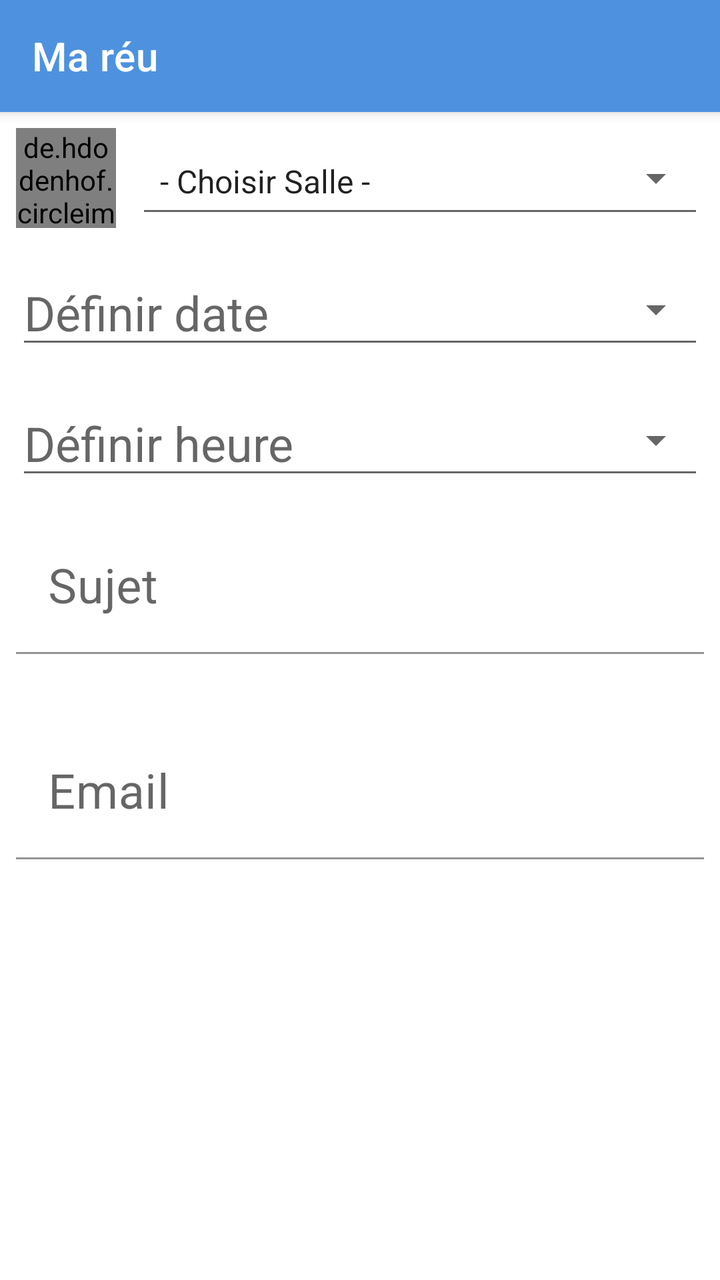
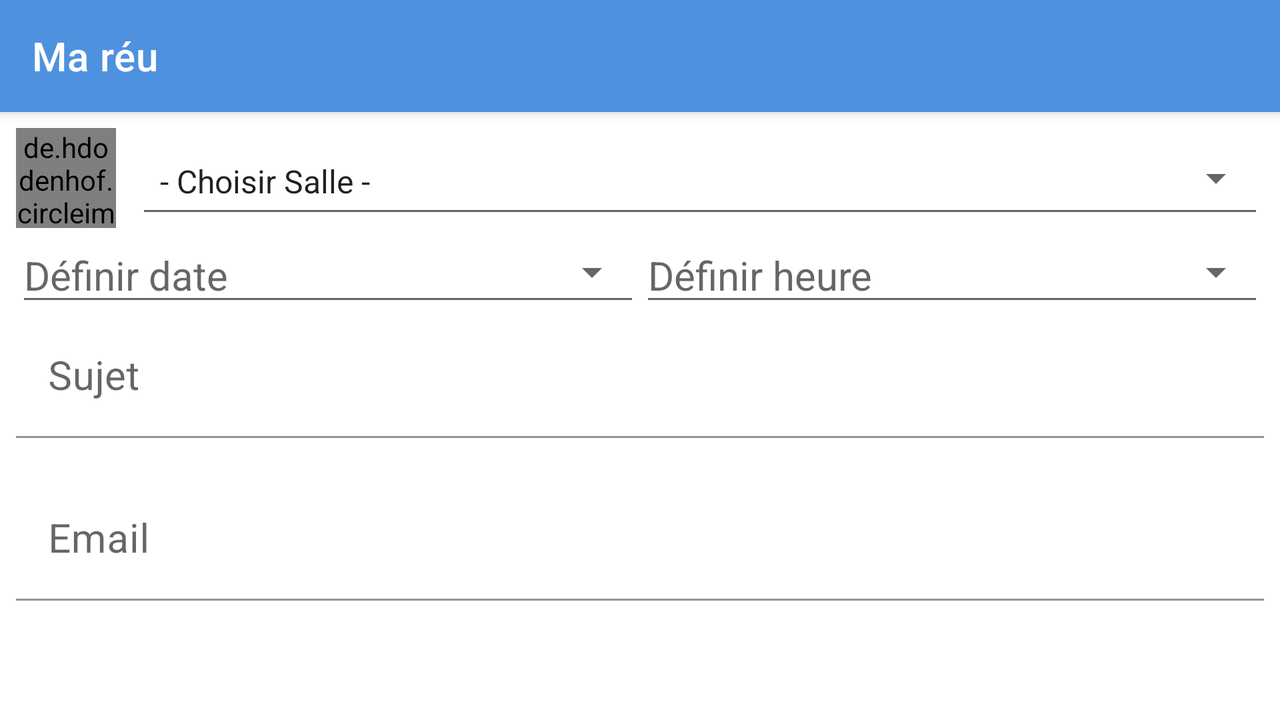

Two renders of one Android screen. The first uses the default layout on a phone; the second uses the alternative layout the repository ships for a different screen configuration, on a matching device. The two XML files are below.
<!-- AndroidManifest.xml: application theme AppTheme -->
<!-- res/layout/activity_add_meeting.xml -->
<?xml version="1.0" encoding="utf-8"?>
<androidx.appcompat.widget.LinearLayoutCompat xmlns:android="http://schemas.android.com/apk/res/android"
    xmlns:app="http://schemas.android.com/apk/res-auto"
    xmlns:tools="http://schemas.android.com/tools"
    android:id="@+id/add_meeting_content"
    android:layout_width="match_parent"
    android:layout_height="match_parent"
    android:orientation="vertical"
    tools:context=".ui.AddMeetingActivity">

    <androidx.appcompat.widget.Toolbar
        android:id="@+id/tb_add_meeting"
        android:layout_width="match_parent"
        android:layout_height="wrap_content"
        android:background="@color/colorPrimary"
        android:elevation="4dp"
        app:title="@string/app_name"
        app:titleTextColor="@android:color/white" />

    <RelativeLayout
        android:layout_width="wrap_content"
        android:layout_height="wrap_content"
        android:layout_margin="8dp">

        <de.hdodenhof.circleimageview.CircleImageView
            android:id="@+id/image_view_room_color"
            android:layout_width="@dimen/image_size_phone_portrait_add_reunion"
            android:layout_height="@dimen/image_size_phone_portrait_add_reunion"
            android:layout_gravity="center"
            android:layout_marginEnd="10dp"
            android:src="@drawable/logo_mareu" />

        <androidx.appcompat.widget.AppCompatSpinner
            android:id="@+id/spinner_room"
            style="@style/Widget.AppCompat.Spinner.Underlined"
            android:layout_width="match_parent"
            android:layout_height="wrap_content"
            android:layout_alignTop="@+id/image_view_room_color"
            android:layout_alignBottom="@+id/image_view_room_color"
            android:layout_toEndOf="@+id/image_view_room_color"
            android:entries="@array/rooms" />
    </RelativeLayout>

    <androidx.appcompat.widget.AppCompatTextView
        android:id="@+id/text_view_date"
        style="@style/Widget.AppCompat.Spinner.Underlined"
        android:layout_width="match_parent"
        android:layout_height="wrap_content"
        android:layout_margin="8dp"
        android:gravity="center_vertical"
        android:hint="@string/set_date"
        android:textColor="@android:color/black"
        android:textSize="@dimen/text_size_phone_portrait_add_reunion" />

    <androidx.appcompat.widget.AppCompatTextView
        android:id="@+id/text_view_time"
        style="@style/Widget.AppCompat.Spinner.Underlined"
        android:layout_width="match_parent"
        android:layout_height="wrap_content"
        android:layout_margin="8dp"
        android:gravity="center_vertical"
        android:hint="@string/set_time"
        android:textColor="@android:color/black"
        android:textSize="@dimen/text_size_phone_portrait_add_reunion" />

    <com.google.android.material.textfield.TextInputLayout
        android:id="@+id/text_input_topic_layout"
        android:layout_width="match_parent"
        android:layout_height="wrap_content"
        android:layout_margin="8dp"
        app:boxBackgroundColor="@android:color/transparent"
        app:errorEnabled="true">

        <com.google.android.material.textfield.TextInputEditText
            android:id="@+id/text_input_topic"
            android:layout_width="match_parent"
            android:layout_height="wrap_content"
            android:gravity="center_vertical"
            android:hint="@string/set_topic"
            android:inputType="text"
            android:textSize="@dimen/text_size_phone_portrait_add_reunion" />

    </com.google.android.material.textfield.TextInputLayout>

    <com.google.android.material.textfield.TextInputLayout
        android:id="@+id/text_input_email_layout"
        android:layout_width="match_parent"
        android:layout_height="wrap_content"
        android:layout_margin="8dp"
        app:boxBackgroundColor="@android:color/transparent"
        app:errorEnabled="true">

        <HorizontalScrollView
            android:layout_width="match_parent"
            android:layout_height="wrap_content"
            android:scrollbars="none">

            <com.google.android.material.chip.ChipGroup
                android:id="@+id/chip_group"
                android:layout_width="wrap_content"
                android:layout_height="wrap_content"
                android:textAlignment="center"
                app:singleLine="true" />

        </HorizontalScrollView>

        <com.google.android.material.textfield.TextInputEditText
            android:id="@+id/text_input_email"
            android:layout_width="match_parent"
            android:layout_height="wrap_content"
            android:gravity="center_vertical"
            android:hint="@string/set_email"
            android:imeOptions="actionDone"
            android:inputType="textEmailAddress"
            android:textSize="@dimen/text_size_phone_portrait_add_reunion" />

    </com.google.android.material.textfield.TextInputLayout>

</androidx.appcompat.widget.LinearLayoutCompat>
<!-- resources referenced by this layout -->
<resources>
  <string-array name="rooms">
          <item>- Choisir Salle -</item>
          <item>Salle 1</item>
          <item>Salle 2</item>
          <item>Salle 3</item>
          <item>Salle 4</item>
          <item>Salle 5</item>
          <item>Salle 6</item>
          <item>Salle 7</item>
          <item>Salle 8</item>
          <item>Salle 9</item>
          <item>Salle 10</item>
      </string-array>
  <color name="colorPrimary">#4e92df</color>
  <dimen name="image_size_phone_portrait_add_reunion">50dp</dimen>
  <dimen name="text_size_phone_portrait_add_reunion">24sp</dimen>
  <!-- drawable logo_mareu: png bitmap (drawable-hdpi, 8694 bytes) -->
  <string name="app_name">Ma réu</string>
  <string name="set_date">Définir date</string>
  <string name="set_email">Email</string>
  <string name="set_time">Définir heure</string>
  <string name="set_topic">Sujet</string>
  <style name="AppTheme" parent="Theme.MaterialComponents.Light.NoActionBar">
          
          <item name="colorPrimary">@color/colorPrimary</item>
          <item name="colorPrimaryDark">@color/colorPrimaryDark</item>
          <item name="colorAccent">@color/colorAccent</item>
      </style>
  <color name="colorPrimaryDark">#3f7abd</color>
  <color name="colorAccent">#e60000</color>
</resources>
<!-- res/layout-land/activity_add_meeting.xml (the repository's variant of the layout above) -->
<!-- drawn on the phone turned sideways -->
<?xml version="1.0" encoding="utf-8"?>
<androidx.appcompat.widget.LinearLayoutCompat xmlns:android="http://schemas.android.com/apk/res/android"
    xmlns:app="http://schemas.android.com/apk/res-auto"
    xmlns:tools="http://schemas.android.com/tools"
    android:id="@+id/add_meeting_content"
    android:layout_width="match_parent"
    android:layout_height="match_parent"
    android:orientation="vertical"
    tools:context=".ui.AddMeetingActivity">

    <androidx.appcompat.widget.Toolbar
        android:id="@+id/tb_add_meeting"
        android:layout_width="match_parent"
        android:layout_height="wrap_content"
        android:background="@color/colorPrimary"
        android:elevation="4dp"
        app:title="@string/app_name"
        app:titleTextColor="@android:color/white" />

    <RelativeLayout
        android:layout_width="wrap_content"
        android:layout_height="wrap_content"
        android:layout_marginStart="8dp"
        android:layout_marginTop="8dp"
        android:layout_marginEnd="8dp">


        <de.hdodenhof.circleimageview.CircleImageView
            android:id="@+id/image_view_room_color"
            android:layout_width="@dimen/image_size_phone_portrait_add_reunion"
            android:layout_height="@dimen/image_size_phone_portrait_add_reunion"
            android:layout_gravity="center"
            android:layout_marginEnd="10dp"
            android:src="@drawable/logo_mareu" />

        <androidx.appcompat.widget.AppCompatSpinner
            android:id="@+id/spinner_room"
            style="@style/Widget.AppCompat.Spinner.Underlined"
            android:layout_width="match_parent"
            android:layout_height="wrap_content"
            android:layout_alignTop="@+id/image_view_room_color"
            android:layout_alignBottom="@+id/image_view_room_color"
            android:layout_toEndOf="@+id/image_view_room_color"
            android:entries="@array/rooms" />
    </RelativeLayout>

    <LinearLayout
        android:layout_width="match_parent"
        android:layout_height="wrap_content"
        android:layout_marginStart="8dp"
        android:layout_marginEnd="8dp"
        android:orientation="horizontal">

        <androidx.appcompat.widget.AppCompatTextView
            android:id="@+id/text_view_date"
            style="@style/Widget.AppCompat.Spinner.Underlined"
            android:layout_width="match_parent"
            android:layout_height="wrap_content"
            android:layout_weight="1"
            android:gravity="center_vertical"
            android:hint="@string/set_date"
            android:textColor="@android:color/black"
            android:textSize="@dimen/text_size_phone_landscape_add_reunion" />

        <androidx.appcompat.widget.AppCompatTextView
            android:id="@+id/text_view_time"
            style="@style/Widget.AppCompat.Spinner.Underlined"
            android:layout_width="match_parent"
            android:layout_height="wrap_content"
            android:layout_weight="1"
            android:gravity="center_vertical"
            android:hint="@string/set_time"
            android:textColor="@android:color/black"
            android:textSize="@dimen/text_size_phone_landscape_add_reunion" />
    </LinearLayout>

    <com.google.android.material.textfield.TextInputLayout
        android:id="@+id/text_input_topic_layout"
        android:layout_width="match_parent"
        android:layout_height="wrap_content"
        android:layout_marginStart="8dp"
        android:layout_marginEnd="8dp"
        app:boxBackgroundColor="@android:color/transparent"
        app:errorEnabled="true">

        <com.google.android.material.textfield.TextInputEditText
            android:id="@+id/text_input_topic"
            android:layout_width="match_parent"
            android:layout_height="wrap_content"
            android:gravity="center_vertical"
            android:hint="@string/set_topic"
            android:inputType="text"
            android:textSize="@dimen/text_size_phone_landscape_add_reunion" />

    </com.google.android.material.textfield.TextInputLayout>

    <com.google.android.material.textfield.TextInputLayout
        android:id="@+id/text_input_email_layout"
        android:layout_width="match_parent"
        android:layout_height="wrap_content"
        android:layout_marginStart="8dp"
        android:layout_marginEnd="8dp"
        app:boxBackgroundColor="@android:color/transparent"
        app:errorEnabled="true">

        <HorizontalScrollView
            android:layout_width="match_parent"
            android:layout_height="wrap_content"
            android:scrollbars="none">

            <com.google.android.material.chip.ChipGroup
                android:id="@+id/chip_group"
                android:layout_width="wrap_content"
                android:layout_height="wrap_content"
                android:textAlignment="center"
                app:singleLine="true" />

        </HorizontalScrollView>

        <com.google.android.material.textfield.TextInputEditText
            android:id="@+id/text_input_email"
            android:layout_width="match_parent"
            android:layout_height="wrap_content"
            android:gravity="center_vertical"
            android:hint="@string/set_email"
            android:imeOptions="actionDone"
            android:inputType="textEmailAddress"
            android:textSize="@dimen/text_size_phone_landscape_add_reunion" />

    </com.google.android.material.textfield.TextInputLayout>

</androidx.appcompat.widget.LinearLayoutCompat>
<!-- resources referenced by the variant -->
<!-- as the phone turned sideways resolves them -->
<resources>
  <string-array name="rooms">
          <item>- Choisir Salle -</item>
          <item>Salle 1</item>
          <item>Salle 2</item>
          <item>Salle 3</item>
          <item>Salle 4</item>
          <item>Salle 5</item>
          <item>Salle 6</item>
          <item>Salle 7</item>
          <item>Salle 8</item>
          <item>Salle 9</item>
          <item>Salle 10</item>
      </string-array>
  <color name="colorPrimary">#4e92df</color>
  <dimen name="image_size_phone_portrait_add_reunion">50dp</dimen>
  <dimen name="text_size_phone_landscape_add_reunion">20sp</dimen>
  <!-- drawable logo_mareu: png bitmap (drawable-hdpi, 8694 bytes) -->
  <string name="app_name">Ma réu</string>
  <string name="set_date">Définir date</string>
  <string name="set_email">Email</string>
  <string name="set_time">Définir heure</string>
  <string name="set_topic">Sujet</string>
  <style name="AppTheme" parent="Theme.MaterialComponents.Light.NoActionBar">
          
          <item name="colorPrimary">@color/colorPrimary</item>
          <item name="colorPrimaryDark">@color/colorPrimaryDark</item>
          <item name="colorAccent">@color/colorAccent</item>
      </style>
  <color name="colorPrimaryDark">#3f7abd</color>
  <color name="colorAccent">#e60000</color>
</resources>
